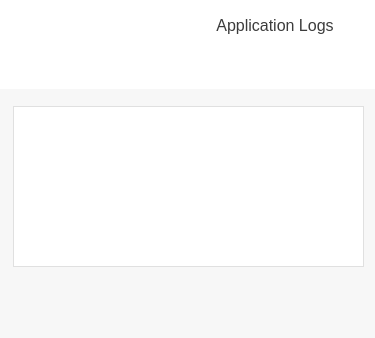
<?xml version="1.0" encoding="UTF-8"?>
<ui version="4.0">
 <class>Scr_Logs</class>
 <widget class="QDialog" name="Scr_Logs">
  <property name="geometry">
   <rect>
    <x>0</x>
    <y>0</y>
    <width>375</width>
    <height>338</height>
   </rect>
  </property>
  <property name="windowTitle">
   <string>Celo VPN</string>
  </property>
  <widget class="QFrame" name="frameLogo">
   <property name="geometry">
    <rect>
     <x>0</x>
     <y>0</y>
     <width>375</width>
     <height>89</height>
    </rect>
   </property>
   <property name="palette">
    <palette>
     <active>
      <colorrole role="Button">
       <brush brushstyle="SolidPattern">
        <color alpha="255">
         <red>255</red>
         <green>255</green>
         <blue>255</blue>
        </color>
       </brush>
      </colorrole>
      <colorrole role="Base">
       <brush brushstyle="SolidPattern">
        <color alpha="255">
         <red>255</red>
         <green>255</green>
         <blue>255</blue>
        </color>
       </brush>
      </colorrole>
      <colorrole role="Window">
       <brush brushstyle="SolidPattern">
        <color alpha="255">
         <red>255</red>
         <green>255</green>
         <blue>255</blue>
        </color>
       </brush>
      </colorrole>
     </active>
     <inactive>
      <colorrole role="Button">
       <brush brushstyle="SolidPattern">
        <color alpha="255">
         <red>255</red>
         <green>255</green>
         <blue>255</blue>
        </color>
       </brush>
      </colorrole>
      <colorrole role="Base">
       <brush brushstyle="SolidPattern">
        <color alpha="255">
         <red>255</red>
         <green>255</green>
         <blue>255</blue>
        </color>
       </brush>
      </colorrole>
      <colorrole role="Window">
       <brush brushstyle="SolidPattern">
        <color alpha="255">
         <red>255</red>
         <green>255</green>
         <blue>255</blue>
        </color>
       </brush>
      </colorrole>
     </inactive>
     <disabled>
      <colorrole role="Button">
       <brush brushstyle="SolidPattern">
        <color alpha="255">
         <red>255</red>
         <green>255</green>
         <blue>255</blue>
        </color>
       </brush>
      </colorrole>
      <colorrole role="Base">
       <brush brushstyle="SolidPattern">
        <color alpha="255">
         <red>255</red>
         <green>255</green>
         <blue>255</blue>
        </color>
       </brush>
      </colorrole>
      <colorrole role="Window">
       <brush brushstyle="SolidPattern">
        <color alpha="255">
         <red>255</red>
         <green>255</green>
         <blue>255</blue>
        </color>
       </brush>
      </colorrole>
     </disabled>
    </palette>
   </property>
   <property name="autoFillBackground">
    <bool>false</bool>
   </property>
   <property name="styleSheet">
    <string notr="true">QFrame
{
  background-color: #ffffff;
  border: 0;
}</string>
   </property>
   <property name="frameShape">
    <enum>QFrame::StyledPanel</enum>
   </property>
   <property name="frameShadow">
    <enum>QFrame::Raised</enum>
   </property>
   <widget class="QPushButton" name="b_LogoBack">
    <property name="geometry">
     <rect>
      <x>6</x>
      <y>16</y>
      <width>71</width>
      <height>57</height>
     </rect>
    </property>
    <property name="cursor">
     <cursorShape>PointingHandCursor</cursorShape>
    </property>
    <property name="focusPolicy">
     <enum>Qt::NoFocus</enum>
    </property>
    <property name="styleSheet">
     <string notr="true">QPushButton
{
	border:0px;
	color: #ff0000;
background: transparent;
border-image: url(:/imgs/logo3-norm.png);
}
QPushButton:hover
{
border-image: url(:/imgs/logo3.png);
}</string>
    </property>
    <property name="text">
     <string/>
    </property>
   </widget>
   <widget class="QPushButton" name="b_AppLogs">
    <property name="geometry">
     <rect>
      <x>190</x>
      <y>11</y>
      <width>170</width>
      <height>28</height>
     </rect>
    </property>
    <property name="font">
     <font>
      <family>Helvetica Neue</family>
      <pointsize>12</pointsize>
     </font>
    </property>
    <property name="focusPolicy">
     <enum>Qt::NoFocus</enum>
    </property>
    <property name="styleSheet">
     <string notr="true">QPushButton
{
	border:0px;
color: #3c3c3c;
background: transparent;
border-image: url(:/imgs/b-applicationlogs.png);
}</string>
    </property>
    <property name="text">
     <string>Application Logs</string>
    </property>
   </widget>
   <widget class="QPushButton" name="b_CopyToClipboard">
    <property name="geometry">
     <rect>
      <x>190</x>
      <y>47</y>
      <width>170</width>
      <height>25</height>
     </rect>
    </property>
    <property name="cursor">
     <cursorShape>PointingHandCursor</cursorShape>
    </property>
    <property name="focusPolicy">
     <enum>Qt::NoFocus</enum>
    </property>
    <property name="styleSheet">
     <string notr="true">QPushButton
{
	border:0px;
	color: #ffffff;
	border-image: url(:/imgs/b-copytoclipboard-norm.png);
}
QPushButton:hover:!pressed
{
	border-image: url(:/imgs/b-copytoclipboard-hover.png);
}
QPushButton:pressed
{
	border-image: url(:/imgs/b-copytoclipboard-pressed.png);
}</string>
    </property>
    <property name="text">
     <string/>
    </property>
   </widget>
  </widget>
  <widget class="QFrame" name="frameBottom">
   <property name="geometry">
    <rect>
     <x>0</x>
     <y>89</y>
     <width>375</width>
     <height>251</height>
    </rect>
   </property>
   <property name="palette">
    <palette>
     <active>
      <colorrole role="Button">
       <brush brushstyle="SolidPattern">
        <color alpha="255">
         <red>247</red>
         <green>247</green>
         <blue>247</blue>
        </color>
       </brush>
      </colorrole>
      <colorrole role="Light">
       <brush brushstyle="SolidPattern">
        <color alpha="255">
         <red>255</red>
         <green>0</green>
         <blue>0</blue>
        </color>
       </brush>
      </colorrole>
      <colorrole role="Base">
       <brush brushstyle="SolidPattern">
        <color alpha="255">
         <red>247</red>
         <green>247</green>
         <blue>247</blue>
        </color>
       </brush>
      </colorrole>
      <colorrole role="Window">
       <brush brushstyle="SolidPattern">
        <color alpha="255">
         <red>247</red>
         <green>247</green>
         <blue>247</blue>
        </color>
       </brush>
      </colorrole>
     </active>
     <inactive>
      <colorrole role="Button">
       <brush brushstyle="SolidPattern">
        <color alpha="255">
         <red>247</red>
         <green>247</green>
         <blue>247</blue>
        </color>
       </brush>
      </colorrole>
      <colorrole role="Light">
       <brush brushstyle="SolidPattern">
        <color alpha="255">
         <red>255</red>
         <green>0</green>
         <blue>0</blue>
        </color>
       </brush>
      </colorrole>
      <colorrole role="Base">
       <brush brushstyle="SolidPattern">
        <color alpha="255">
         <red>247</red>
         <green>247</green>
         <blue>247</blue>
        </color>
       </brush>
      </colorrole>
      <colorrole role="Window">
       <brush brushstyle="SolidPattern">
        <color alpha="255">
         <red>247</red>
         <green>247</green>
         <blue>247</blue>
        </color>
       </brush>
      </colorrole>
     </inactive>
     <disabled>
      <colorrole role="Button">
       <brush brushstyle="SolidPattern">
        <color alpha="255">
         <red>247</red>
         <green>247</green>
         <blue>247</blue>
        </color>
       </brush>
      </colorrole>
      <colorrole role="Light">
       <brush brushstyle="SolidPattern">
        <color alpha="255">
         <red>255</red>
         <green>0</green>
         <blue>0</blue>
        </color>
       </brush>
      </colorrole>
      <colorrole role="Base">
       <brush brushstyle="SolidPattern">
        <color alpha="255">
         <red>247</red>
         <green>247</green>
         <blue>247</blue>
        </color>
       </brush>
      </colorrole>
      <colorrole role="Window">
       <brush brushstyle="SolidPattern">
        <color alpha="255">
         <red>247</red>
         <green>247</green>
         <blue>247</blue>
        </color>
       </brush>
      </colorrole>
     </disabled>
    </palette>
   </property>
   <property name="autoFillBackground">
    <bool>false</bool>
   </property>
   <property name="styleSheet">
    <string notr="true">QFrame
{
  background-color: #f7f7f7;
  border: 0;
}
</string>
   </property>
   <property name="frameShape">
    <enum>QFrame::StyledPanel</enum>
   </property>
   <property name="frameShadow">
    <enum>QFrame::Raised</enum>
   </property>
   <widget class="QLabel" name="line_1">
    <property name="geometry">
     <rect>
      <x>0</x>
      <y>0</y>
      <width>375</width>
      <height>3</height>
     </rect>
    </property>
    <property name="styleSheet">
     <string notr="true">QLabel
{
  border:0px;
  border-image: url(:/imgs/h-line.png);
}</string>
    </property>
    <property name="text">
     <string/>
    </property>
   </widget>
   <widget class="QPushButton" name="b_ContactSupport">
    <property name="geometry">
     <rect>
      <x>72</x>
      <y>194</y>
      <width>230</width>
      <height>41</height>
     </rect>
    </property>
    <property name="font">
     <font>
      <family>Helvetica Neue</family>
      <pointsize>10</pointsize>
     </font>
    </property>
    <property name="cursor">
     <cursorShape>PointingHandCursor</cursorShape>
    </property>
    <property name="focusPolicy">
     <enum>Qt::NoFocus</enum>
    </property>
    <property name="styleSheet">
     <string notr="true">QPushButton
{
  border:0px;
  color: #ffffff;
  border-image: url(:/imgs/b-contactsupport-norm.png);
}
QPushButton:hover:!pressed
{
  border-image: url(:/imgs/b-contactsupport-hover.png);
}
QPushButton:pressed
{
  border-image: url(:/imgs/b-contactsupport-pressed.png);
}</string>
    </property>
    <property name="text">
     <string/>
    </property>
   </widget>
   <widget class="QPlainTextEdit" name="e_Logs">
    <property name="geometry">
     <rect>
      <x>13</x>
      <y>17</y>
      <width>351</width>
      <height>161</height>
     </rect>
    </property>
    <property name="font">
     <font>
      <family>Helvetica Neue</family>
      <pointsize>12</pointsize>
     </font>
    </property>
    <property name="styleSheet">
     <string notr="true">QPlainTextEdit
{
background-color: #ffffff;
color: #2e2e2e;
border: 1px solid #e0e0e0;
}

</string>
    </property>
    <property name="horizontalScrollBarPolicy">
     <enum>Qt::ScrollBarAlwaysOff</enum>
    </property>
    <property name="readOnly">
     <bool>true</bool>
    </property>
    <property name="plainText">
     <string/>
    </property>
    <property name="placeholderText">
     <string/>
    </property>
   </widget>
  </widget>
  <widget class="QFrame" name="frameHead">
   <property name="geometry">
    <rect>
     <x>0</x>
     <y>500</y>
     <width>375</width>
     <height>22</height>
    </rect>
   </property>
   <property name="styleSheet">
    <string notr="true">QFrame
{
	background-color: #ffffff;
	border: 0;
}</string>
   </property>
   <property name="frameShape">
    <enum>QFrame::StyledPanel</enum>
   </property>
   <property name="frameShadow">
    <enum>QFrame::Raised</enum>
   </property>
   <widget class="QLabel" name="line_5">
    <property name="geometry">
     <rect>
      <x>0</x>
      <y>21</y>
      <width>375</width>
      <height>2</height>
     </rect>
    </property>
    <property name="styleSheet">
     <string notr="true">QLabel
{
	border:0px;
	border-image: url(:/imgs/h-line-mb.png);
}</string>
    </property>
    <property name="text">
     <string/>
    </property>
   </widget>
   <widget class="QLabel" name="L_Caption">
    <property name="geometry">
     <rect>
      <x>140</x>
      <y>3</y>
      <width>100</width>
      <height>16</height>
     </rect>
    </property>
    <property name="font">
     <font>
      <family>Helvetica Neue</family>
      <pointsize>14</pointsize>
      <weight>50</weight>
      <bold>false</bold>
     </font>
    </property>
    <property name="text">
     <string>celo VPN</string>
    </property>
    <property name="alignment">
     <set>Qt::AlignCenter</set>
    </property>
   </widget>
   <widget class="QPushButton" name="b_Head">
    <property name="geometry">
     <rect>
      <x>0</x>
      <y>0</y>
      <width>375</width>
      <height>21</height>
     </rect>
    </property>
    <property name="focusPolicy">
     <enum>Qt::NoFocus</enum>
    </property>
    <property name="styleSheet">
     <string notr="true">QPushButton
{
	border:0px;
	border-image: url(:/imgs/cb-empty.png);
}</string>
    </property>
    <property name="text">
     <string/>
    </property>
   </widget>
   <widget class="QPushButton" name="b_Minimize">
    <property name="geometry">
     <rect>
      <x>340</x>
      <y>6</y>
      <width>10</width>
      <height>10</height>
     </rect>
    </property>
    <property name="focusPolicy">
     <enum>Qt::NoFocus</enum>
    </property>
    <property name="styleSheet">
     <string notr="true">QPushButton
{
	border:0px;
	border-image: url(:/imgs/b-min.png);
}</string>
    </property>
    <property name="text">
     <string/>
    </property>
   </widget>
   <widget class="QPushButton" name="b_Cross">
    <property name="geometry">
     <rect>
      <x>355</x>
      <y>6</y>
      <width>10</width>
      <height>10</height>
     </rect>
    </property>
    <property name="focusPolicy">
     <enum>Qt::NoFocus</enum>
    </property>
    <property name="styleSheet">
     <string notr="true">QPushButton
{
	border:0px;
	border-image: url(:/imgs/b-cross.png);
}</string>
    </property>
    <property name="text">
     <string/>
    </property>
   </widget>
  </widget>
 </widget>
 <resources/>
 <connections>
  <connection>
   <sender>b_ContactSupport</sender>
   <signal>clicked()</signal>
   <receiver>Scr_Logs</receiver>
   <slot>ShowSupportUrl()</slot>
   <hints>
    <hint type="sourcelabel">
     <x>186</x>
     <y>303</y>
    </hint>
    <hint type="destinationlabel">
     <x>187</x>
     <y>168</y>
    </hint>
   </hints>
  </connection>
  <connection>
   <sender>b_LogoBack</sender>
   <signal>clicked()</signal>
   <receiver>Scr_Logs</receiver>
   <slot>ToScr_Connect()</slot>
   <hints>
    <hint type="sourcelabel">
     <x>41</x>
     <y>44</y>
    </hint>
    <hint type="destinationlabel">
     <x>187</x>
     <y>168</y>
    </hint>
   </hints>
  </connection>
  <connection>
   <sender>b_CopyToClipboard</sender>
   <signal>clicked()</signal>
   <receiver>Scr_Logs</receiver>
   <slot>Clicked_Copytoclipboard()</slot>
   <hints>
    <hint type="sourcelabel">
     <x>274</x>
     <y>59</y>
    </hint>
    <hint type="destinationlabel">
     <x>187</x>
     <y>168</y>
    </hint>
   </hints>
  </connection>
  <connection>
   <sender>b_Head</sender>
   <signal>pressed()</signal>
   <receiver>Scr_Logs</receiver>
   <slot>Pressed_Head()</slot>
   <hints>
    <hint type="sourcelabel">
     <x>187</x>
     <y>10</y>
    </hint>
    <hint type="destinationlabel">
     <x>187</x>
     <y>179</y>
    </hint>
   </hints>
  </connection>
  <connection>
   <sender>b_Minimize</sender>
   <signal>clicked()</signal>
   <receiver>Scr_Logs</receiver>
   <slot>Clicked_Min()</slot>
   <hints>
    <hint type="sourcelabel">
     <x>344</x>
     <y>10</y>
    </hint>
    <hint type="destinationlabel">
     <x>187</x>
     <y>179</y>
    </hint>
   </hints>
  </connection>
  <connection>
   <sender>b_Cross</sender>
   <signal>clicked()</signal>
   <receiver>Scr_Logs</receiver>
   <slot>Clicked_Cross()</slot>
   <hints>
    <hint type="sourcelabel">
     <x>359</x>
     <y>10</y>
    </hint>
    <hint type="destinationlabel">
     <x>187</x>
     <y>179</y>
    </hint>
   </hints>
  </connection>
 </connections>
</ui>
